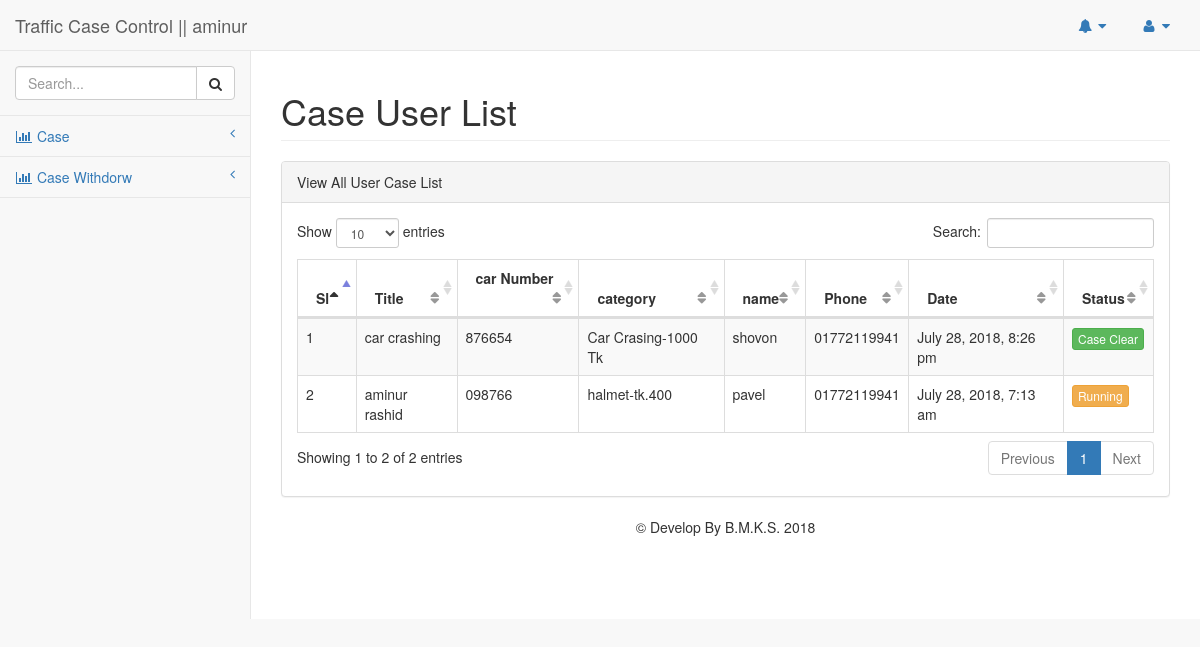
/view_case_user.php (signed in), run on the app's committed database.
### tables this page shows
CREATE TABLE `cases` (
  `id` int(11) NOT NULL,
  `title` varchar(255) NOT NULL,
  `car_number` varchar(255) NOT NULL,
  `cat_id` int(11) NOT NULL,
  `vname` varchar(255) NOT NULL,
  `vemail` varchar(255) NOT NULL,
  `vphone` varchar(255) NOT NULL,
  `details` text NOT NULL,
  `status` int(11) NOT NULL DEFAULT '0',
  `withdrow` int(11) NOT NULL DEFAULT '0',
  `date` timestamp NOT NULL DEFAULT CURRENT_TIMESTAMP
);

CREATE TABLE `category` (
  `cat_id` int(11) NOT NULL,
  `name` varchar(255) NOT NULL
);

### lib/Session.php (called while the page is built, shortened)
<?php
class Session{
 public static function get($key){
  if (isset($_SESSION[$key])) {
   return $_SESSION[$key];
  } else {
   return false;
  }
 }
}
?>

### lib/Database.php (called while the page is built, shortened)
<?php
Class Database{
 public $host   = DB_HOST;
 public $user   = DB_USER;
 public $pass   = DB_PASS;
 public $dbname = DB_NAME;
 public $link;
private function connectDB(){
 $this->link = new mysqli($this->host, $this->user, $this->pass,
  $this->dbname);
 }
public function select($query){
  $result = $this->link->query($query) or
   die($this->link->error.__LINE__);
  if($result->num_rows > 0){
    return $result;
  } else {
    return false;
  }
 }
}

### classes/Casecontrol.php (called while the page is built, shortened)
<?php
include_once ('lib/Database.php');
include_once ('helpers/Format.php');
class Casecontrol{
    private $db;
     public function __construct()
     {
         $this->db = new Database();
     }
     public function getuserCases(){
        $query = "select cases.*, category.name from cases
        INNER JOIN category
        ON cases.cat_id = category.cat_id
        where cases.status = 1 order by cases.title desc
        ";
        $result = $this->db->select($query);
        return $result;
     }
}

### helpers/Format.php (called while the page is built, shortened)
<?php
class Format{
 public function formatDate($date){
  return date('F j, Y, g:i a', strtotime($date));
 }
}
?>

### view_case_user.php (the view, shortened to what this page needs)
<?php include 'inc/head.php'; ?>
<div id="wrapper">
<?php include 'inc/top.php'; ?>
<?php include 'inc/sidebar.php'; ?>
<?php
include_once ('lib/Database.php');
include_once ('helpers/Format.php');
include_once ('lib/Session.php');
include_once ('classes/Casecontrol.php');
 ?>
<div id="page-wrapper">
            <div class="row">
                <div class="col-lg-12">
                    <h1 class="page-header">Case User List</h1>
                </div>
            </div>
            <div class="row">
                <div class="col-lg-12">
                    <div class="panel panel-default">
                        <div class="panel-heading">
                            View All User Case List
                        </div>
                        <div class="panel-body">
                            <table width="100%" class="table table-striped table-bordered table-hover" id="dataTables-example">
                                <thead>
                                    <tr>
                                        <th>Sl</th>
                                        <th>Title</th>
                                        <th>car Number</th>
                                        <th>category</th>
                                        <th>name</th>
                                        <th>Phone</th>
                                        <th>Date</th>
                                        <th>Status</th>
                                    </tr>
                                </thead>
                                <tbody>
                                <?php
                                $fm = new Format();
                                $case = new Casecontrol();
                                $getUserAllcases = $case->getuserCases();
                                if($getUserAllcases){
                                    $i = 0;
                                    while($result = $getUserAllcases->fetch_assoc()){
                                    $i++;
                                ?>
                                    <tr class="odd gradeX">
                                        <td><?php echo $i; ?></td>
                                        <td><?php echo $result['title']; ?></td>
                                        <td><?php echo $result['car_number']; ?></td>
                                        <td><?php echo $result['name']; ?></td>
                                        <td><?php echo $result['vname']; ?></td>
                                        <td><?php echo $result['vphone']; ?></td>
                                        <td><?php echo $fm->formatDate($result['date']); ?></td>
                                        <td class="center">
                                        <?php
                                        if($result['withdrow'] == 0){
                                        ?>
                                        <a class="btn btn-xs btn-warning">Running</a>
                                        <?php }else{ ?>
                                        <a class="btn btn-xs btn-success">Case Clear</a>
                                        <?php } ?>
                                        </td>
                                    </tr>
                                    <?php } } ?>
                                </tbody>
                            </table>
                        </div>
                    </div>
                </div>
            </div>
<?php include 'inc/footer.php'; ?>

### inc/head.php (shortened to what this page needs)
<?php
include_once ('lib/Session.php');
include_once ('lib/Database.php');
include_once ('helpers/Format.php');
 ?>
<!DOCTYPE html>
<html lang="en">
<head>
    <link href="vendor/bootstrap/css/bootstrap.min.css" rel="stylesheet">
    <link href="css/style.css" rel="stylesheet">
    <link href="vendor/metisMenu/metisMenu.min.css" rel="stylesheet">
    <link href="dist/css/sb-admin-2.css" rel="stylesheet">
    <link href="vendor/morrisjs/morris.css" rel="stylesheet">
    <link href="vendor/font-awesome/css/font-awesome.min.css" rel="stylesheet" type="text/css">
     <link href="vendor/datatables-plugins/dataTables.bootstrap.css" rel="stylesheet">
    <link href="vendor/datatables-responsive/dataTables.responsive.css" rel="stylesheet">
</head>
<body>

### inc/top.php (shortened to what this page needs)
<nav class="navbar navbar-default navbar-static-top" role="navigation" style="margin-bottom: 0">
    <div class="navbar-header">
        <a class="navbar-brand" href="index.html">Traffic Case Control ||
          <?php
          echo Session::get("usrfname");
           ?>
        </a>
    </div>
    <ul class="nav navbar-top-links navbar-right">
        <li class="dropdown">
            <a class="dropdown-toggle" data-toggle="dropdown" href="#">
                <i class="fa fa-bell fa-fw"></i> <i class="fa fa-caret-down"></i>
            </a>
        </li>
        <li class="dropdown">
            <a class="dropdown-toggle" data-toggle="dropdown" href="#">
                <i class="fa fa-user fa-fw"></i> <i class="fa fa-caret-down"></i>
            </a>
        </li>
    </ul>

### inc/sidebar.php (shortened to what this page needs)
<div class="navbar-default sidebar" role="navigation">
               <div class="sidebar-nav navbar-collapse">
                   <ul class="nav" id="side-menu">
                       <li class="sidebar-search">
                           <div class="input-group custom-search-form">
                               <input type="text" class="form-control" placeholder="Search...">
                               <span class="input-group-btn">
                               <button class="btn btn-default" type="button">
                                   <i class="fa fa-search"></i>
                               </button>
                           </span>
                           </div>
                       </li>
                       <?php
                       if (Session::get("usrrole") == '0') {
                        ?>
                       <li>
                           <a href="dashborad.php"><i class="fa fa-dashboard fa-fw"></i> Dashboard</a>
                       </li>
                       <li>
                           <a href="#"><i class="fa fa-automobile"></i> ADD Case <span class="fa arrow"></span></a>
                           <ul class="nav nav-second-level">
                               <li>
                                   <a href="addcase.php"><i class="fa fa-plus"></i> Adding Case</a>
                               </li>
                               <li>
                                   <a href="view_case.php"><i class="fa fa-folder-open"></i> View Case</a>
                               </li>
                           </ul>
                       </li>
                       <li>
                           <a href="#"><i class="fa fa-list"></i> Category <span class="fa arrow"></span></a>
                           <ul class="nav nav-second-level">
                               <li>
                                   <a href="addcat.php"><i class="fa fa-plus"></i> Adding Category</a>
                               </li>
                               <li>
                                   <a href="view_cat.php"><i class="fa fa-folder-open"></i> View Category</a>
                               </li>
                           </ul>
                       </li>
                        <li>
                           <a href="#"><i class="fa fa-refresh"></i> Archive Case <span class="fa arrow"></span></a>
                           <ul class="nav nav-second-level">
                               <li>
                                   <a href="archive.php"><i class="fa fa-folder-open"></i> View Archive</a>
                               </li>
                           </ul>
                       </li>
                        <li>
                           <a href="#"><i class="fa fa-users"></i> Case User <span class="fa arrow"></span></a>
                           <ul class="nav nav-second-level">
                               <li>
                                   <a href="view_case_user.php"><i class="fa fa-user"></i> View Case User</a>
                               </li>
                           </ul>
                       </li>
                       <?php }else if (Session::get("usrrole") == '1'){ ?>
                         <li>
                           <a href="#"><i class="fa fa-bar-chart-o fa-fw"></i> Case <span class="fa arrow"></span></a>
                       </li>
                       <li>
                           <a href="#"><i class="fa fa-bar-chart-o fa-fw"></i> Case Withdorw <span class="fa arrow"></span></a>
                       </li>
                       <?php }else { ?>
                           <span class="error">Something Have Problem !!!</span>
                      <?php } ?>
                   </ul>
               </div>
           </div>
       </nav>

### inc/footer.php (shortened to what this page needs)
 <footer>
            <p class="text-center"> &copy; Develop By B.M.K.S. 2018</p>
        </footer><div class="clearfix"></div>
        </div>
</div>
</body>
</html>

### data on the page
cases: title "car crashing", car_number "876654", cat.name "Car Crasing-1000 Tk", vname "shovon", vphone "01772119941", date "July 28, 2018, 8:26 pm", withdrow "Case Clear"
cases: title "aminur rashid", car_number "098766", cat.name "halmet-tk.400", vname "pavel", vphone "01772119941", date "July 28, 2018, 7:13 am", withdrow "Running"

### other printed values
Session::get("usrfname") "aminur"
